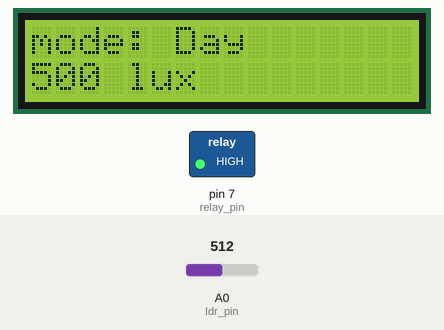
Recording of a sketch running on a simulated Arduino Uno, built with avr-gcc and run on an emulated ATmega328P. Parts: 16×2 character LCD, switched loads named in the sketch (green lamp = pin HIGH). Inputs (shaded band) come from the test bench; at power-on: A0 (ldr_pin) = 512. What the sketch prints to the serial monitor is not drawn.

Above: at 1.2 s.
1.3 s: A0 (ldr_pin) set to 178
At 2.7 s:
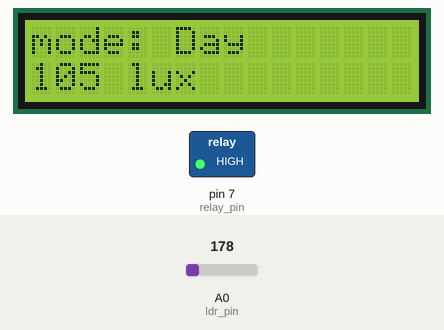
3.2 s: A0 (ldr_pin) set to 154
At 4.5 s:
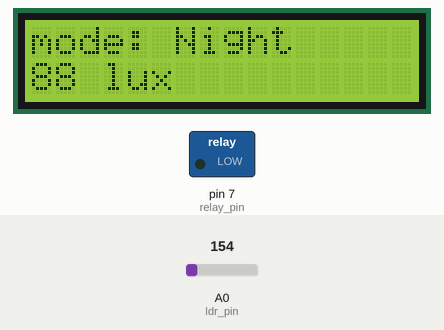
4.8 s: A0 (ldr_pin) set to 306
At 6.2 s:
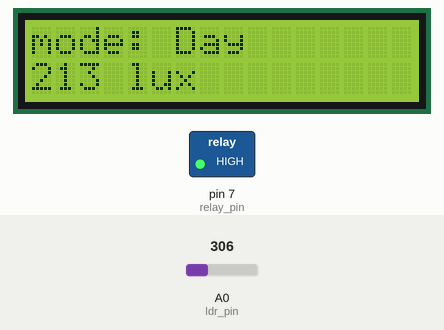
Timing chart, 0 to 7.8 s (numbered marks = the images above; inputs shaded):
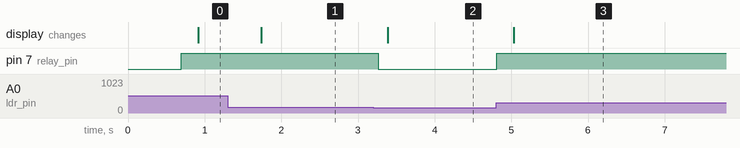

The sketch:

ON_OFF_Controller_English.ino
```cpp
// Libraries #########################################################################################

#include <Wire.h>
#include <LiquidCrystal_I2C.h> // version 2.8
#include <IRremote.h> //version 1.1.2
#include <arduino-timer.h>

// Pins ##############################################################################################

int receptor_pin = 6;
int relay_pin = 7 ;
int ldr_pin = A0;

// Remote DEC Codes ##################################################################

int b_MENU   = 25245;
int b_NEXT   = 765;
int b_PREV   = 8925;
int b_OK     = -15811;
int b_BACK   = -28561;
int b_MORE   = -22441;
int b_LESS  = -8161;


// Parameters ########################################################################################

LiquidCrystal_I2C lcd(0x27, 16, 2);
IRrecv irrecv(receptor_pin);
decode_results results;

auto timer_diagnostic = timer_create_default();
auto timer_screen = timer_create_default();

// Variables ####s####################################################################################


int lux_limit = 100;  //Maximum Value in LUX to turn on relay
int lux = 0; //Momentary value in LUX
int R_div = 1000; // Resistance of Voltage Diviser

bool diagonostic_result = true; // Diagonostic Result
String state = "";
bool state_overide = false;
String mode = "";
int menu = 0;
int remote = 0;
int error = 0;


// Functions ##########################################################################################

void screen (int cursor1, String line1, int cursor2, String line2){
  lcd.clear();
  lcd.setCursor(cursor1,0);
  lcd.print(line1);
  lcd.setCursor(cursor2,1);
  lcd.print(line2);
}


void ldr_mesure(){
  int ldr_value = analogRead (ldr_pin); //LDR terminal reading (0-1012)
  float Vout = float(ldr_value) * (float(5)/float(1023));  // Voltage conversion
  float R_ldr = (R_div * (5 - Vout))/Vout; //Value of LDR Resistance
  lux = 500/(R_ldr/1000); //LUX conversion
}


bool diagonostic(void*) {
    screen (2, "Diagonostic", 0, "");
    delay(600);
    ldr_mesure();

  if (lux < 5 && lux > 0){
    diagonostic_result = false;
    error = 1;
    state_overide = true;
    }

  else if (lux < 0){
    diagonostic_result = false;
    error = 2;
    state_overide = true;
  }

  else{
    diagonostic_result = true;
    error = 0;
  }
  Serial.println(diagonostic_result);
  return true;
}

bool screen_main_menu(void*) {
  if (state_overide){
    state = "OFF";
  }
  else{
    state = "ON";
  }


  switch (menu) {
    case 0:
      if (diagonostic_result){
      screen(0, "mode: " + mode, 0, String(lux) + " lux");
      }
      else if (!diagonostic_result){
        switch(error) {
          case 1:
            screen(5, "error 1", 4, "LDR open");
            break;
          case 2:
            screen(5, "error 2", 4, "LDR open");
            break;
        }
      }
      break;
    case 1:
      menu = 2;
      break;
    case 2:
      screen(0, ">state: " + state , 1 , "lim: " + String(lux_limit) + " lux");
      break;
    case 3:
      screen(1, "state: " + state , 0 , ">lim: " + String(lux_limit) + " lux");
      break;
    case 4:
      screen(1, "lim: " + String(lux_limit) + " lux" , 0 , ">diagonostic");
      break;
    case 5 ... 9:
      menu = 4;
      break;

  }
  return true; //Keep the timer active
}


// Void setup & loop ################################################################################################

void setup() {
  Serial.begin(9600);
  lcd.init();
  lcd.backlight();
  screen(2, "initializing", 0, "");
  irrecv.enableIRIn();
  pinMode(relay_pin, OUTPUT);

  timer_diagnostic.every(3600000, diagonostic); // Run every hour
  timer_screen.every(800, screen_main_menu);

}

void loop() {
  timer_diagnostic.tick();
  timer_screen.tick();
  ldr_mesure();

  if(state_overide){
    digitalWrite (relay_pin, HIGH);
    mode = "OFF";
  }


  if (irrecv.decode(&results)) {
    irrecv.resume();
    remote = results.value;


    if (remote == b_MENU){
      menu = 2;
      }
    else if (remote == b_BACK && menu > 0){
      menu = 0;
    }
    else if (remote == b_NEXT && menu > 0){
      menu++;
      }
    else if (remote == b_PREV && menu > 0){
      menu--;
    }
    else if (remote == b_OK && menu > 0){
      switch(menu){
        case 2:
          if (state_overide == false){
            state_overide = true;
            digitalWrite (relay_pin, HIGH);
            mode = "OFF";
          }
          else{
            state_overide = false;
          }
        break;
        case 4:
          timer_diagnostic.in(0,diagonostic);
          menu=0;
          break;
      }
    }
    else if (remote == b_MORE && menu == 3){
      lux_limit = lux_limit + 5;
    }

    else if (remote == b_LESS && menu == 3){
      lux_limit = lux_limit - 5;
    }
    Serial.println(menu);
    Serial.println(remote);
    irrecv.resume();
  }


  else if (diagonostic_result && menu == 0 && !state_overide){
    if (lux < lux_limit){
      digitalWrite (relay_pin, LOW);
      state = "ON";
      mode = "Night";

     }
    else{
    digitalWrite (relay_pin, HIGH);
    state = "OFF";
    mode = "Day";
    }
  }

  delay(100);
}
```

Measured:
- the behaviour switches between 171 and 170 on A0 (ldr_pin) (found by bisection; images 1 and 2)
- after the input at 1.3 s, the display: changes after 0.44 s (image 1)
- after the input at 3.2 s, pin 7 (relay_pin): HIGH → LOW after 0.07 s; the display: changes after 0.19 s (image 2)
- after the input at 4.8 s, pin 7 (relay_pin): LOW → HIGH at once; the display: changes after 0.23 s (image 3)
